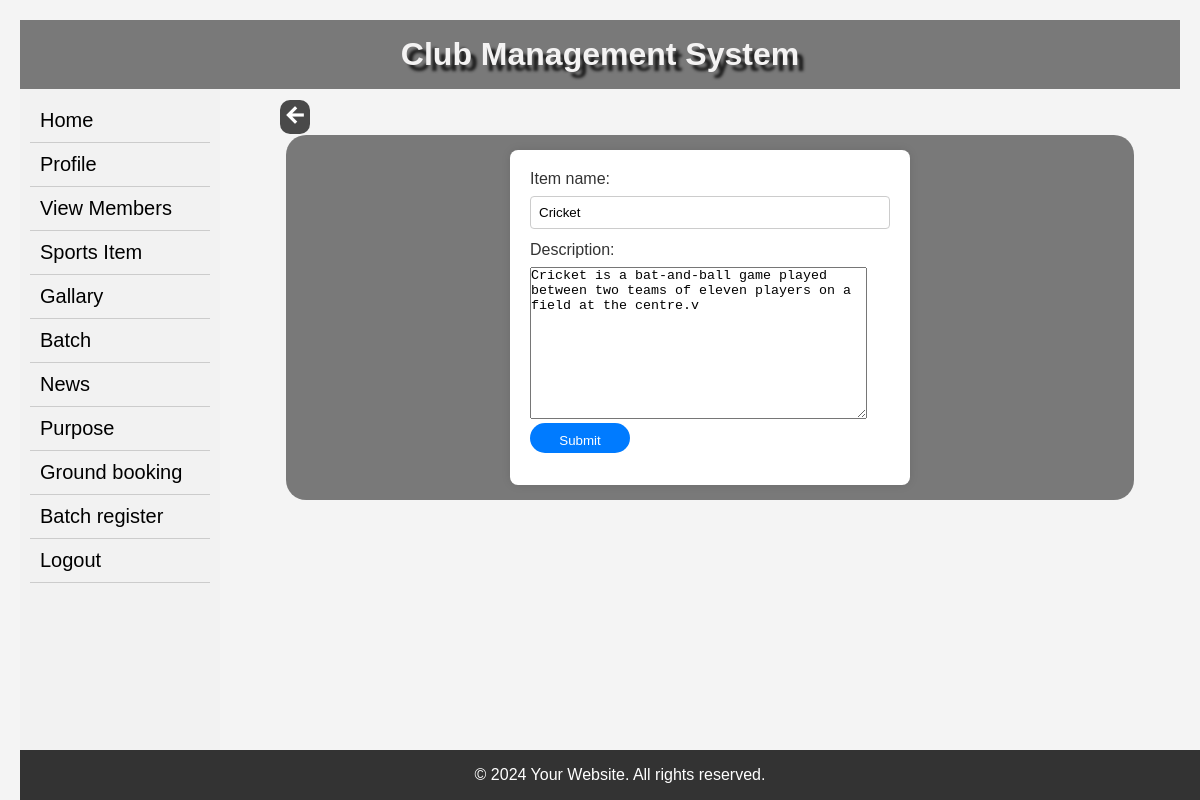
The page /admineditsportsitem/1 on the database its author committed.
### myapp/models.py (models this page shows, shortened)
class sportsitem(models.Model):
    id=models.AutoField(primary_key=True)
    item_name=models.CharField(max_length=50)
    description=models.TextField(max_length=100)

### myapp/views.py (the view)
# urls.py: path('admineditsportsitem/<str:pk>',views.admineditsportsitem,name='editsportsitem'),
def admineditsportsitem(request,pk):
    cu_ed = sportsitem.objects.get(id=pk)
    if request.method == 'POST':
        updated_form = sportsitemform(request.POST, request.FILES, instance=cu_ed)
        if updated_form.is_valid():
            item_name = updated_form.cleaned_data['item_name']
            if sportsitem.objects.filter(Q(item_name__iexact=item_name) & ~Q(id=pk)).exists():
                messages.error(request, 'sports item with this name already exist')
            else:
                updated_form.save()
                messages.success(request, 'Item updated successfully.')
                form = sportsitemform(instance=cu_ed)
                return render(request, 'admineditsportsitem.html', {'form': form})
    else:
        form = sportsitemform(instance=cu_ed)
        messages.success(request, '')
        return render(request, 'admineditsportsitem.html', {'form': form})

### myapp/forms.py
class sportsitemform(forms.ModelForm):
    class Meta:
        model=sportsitem
        fields=['item_name','description']

### templates/admineditsportsitem.html (shortened to what this page needs)
{% extends 'admin_index.html' %}
{% block body %}
<html lang="en">
<head>
</head>
<body>
    <form method="post" style="text-align: justify;">
        <a href="{% url 'viewsportsitem' %}" style="position: fixed; top:100px; left: 280px; color:#fff; background-color: rgba(0,0,0,0.7); padding:3px; border-radius:10px;"><span class="material-symbols-outlined">
</span></a>
        {{ form.as_p }}
        <input type="submit" value="Submit" id="submit">
    </form>
</body>
</html>
{% endblock %}

### templates/admin_index.html (style rules this page uses)
* { margin: 0; padding: 0; box-sizing: border-box; }
body { font-family: Arial, sans-serif; background-image: url(https://png.pngtree.com/background/20230512/original/pngtree-sport-background-picture-image_2502918.jpg); background-size: cover; background-repeat: no-repeat; }
#submit { width:100px; height:30px; border-radius:20px; border:none; }
.material-symbols-outlined { font-variation-settings: 'FILL' 8, 'wght' 900, 'GRAD' 0, 'opsz' 24 }

### templates/admineditsportsitem.html (style rules this page uses)
body { font-family: Arial, sans-serif; background-color: #f4f4f4; padding: 20px; }
form { max-width: 400px; margin: 0 auto; background-color: #fff; padding: 20px; border-radius: 8px; box-shadow: 0 0 10px rgba(0, 0, 0, 0.1); }
input[type="submit"] { background-color: #007BFF; color: #fff; padding: 10px 15px; border: none; border-radius: 4px; cursor: pointer; }
label { display: block; margin-bottom: 8px; color: #333; }
input, select { width: 100%; padding: 8px; margin-bottom: 12px; border: 1px solid #ccc; border-radius: 4px; box-sizing: border-box; }

### rows shown on the page
sportsitem: item_name "Cricket", description "Cricket is a bat-and-ball game played between two teams of eleven players on a field at the centre.v"
